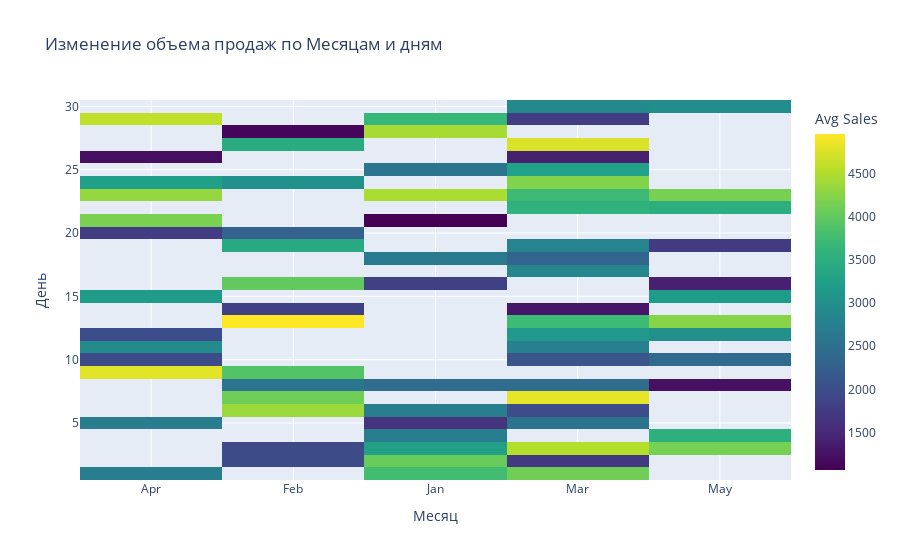

The cell this chart's notebook holds for it:
### Code cell
heatmap_data = df_sales.pivot_table(
    index='Day', 
    columns='Month', 
    values='Sales', 
    aggfunc='mean'
)

fig = go.Figure(
    data=go.Heatmap(
        z=heatmap_data.values,
        x=heatmap_data.columns,
        y=heatmap_data.index,
        colorscale='Viridis',
        colorbar_title='Avg Sales'
    )
)

fig.update_layout(
    title='Изменение объема продаж по Месяцам и дням',
    xaxis_title='Месяц',
    yaxis_title='День'
)

fig.show()

### Figure 1 — Plotly figure (JSON) as saved in the notebook; plotly's stock layout.template omitted (floating-point values rounded to 4 significant figures; data arrays with more than 128 entries replaced by an {"elided": "..."} marker saying what was removed)
{"data": [{"colorbar": {"title": {"text": "Avg Sales"}}, "colorscale": [[0, "#440154"], [0.1111, "#482878"], [0.2222, "#3e4989"], [0.3333, "#31688e"], [0.4444, "#26828e"], [0.5556, "#1f9e89"], [0.6667, "#35b779"], [0.7778, "#6ece58"], [0.8889, "#b5de2b"], [1, "#fde725"]], "type": "heatmap", "x": ["Apr", "Feb", "Jan", "Mar", "May"], "y": [1, 2, 3, 4, 5, 6, 7, 8, 9, 10, 11, 12, 13, 14, 15, 16, 17, 18, 19, 20, 21, 22, 23, 24, 25, 26, 27, 28, 29, 30], "z": {"elided": "30x5 float values"}}], "layout": {"title": {"text": "Изменение объема продаж по Месяцам и дням"}, "xaxis": {"title": {"text": "Месяц"}}, "yaxis": {"title": {"text": "День"}}}}
